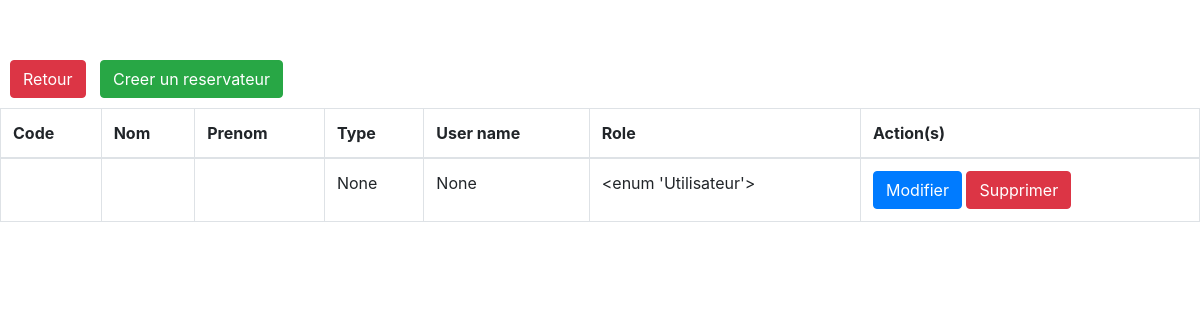
The page /user/ on the database as committed earlier.
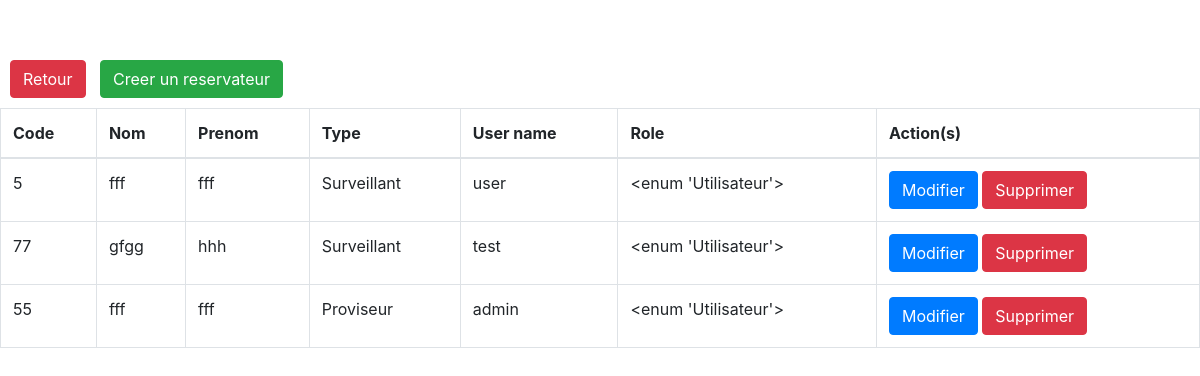
The same page on the database as committed later.
### srcApp/models.py (models this page shows, shortened)
class Personnel(models.Model):
    rolelist = models.TextChoices('Utilisateur', 'Administrateur')
    codePerso = models.fields.CharField(max_length=4)
    nom = models.fields.CharField(max_length=50)
    prenom = models.fields.CharField(max_length=50)
    typePerso = models.ForeignKey(TypePerso, null=True, on_delete=models.SET_NULL)
    dateNaiss = models.fields.IntegerField(
    validators=[MinValueValidator(1900), MaxValueValidator(2004)])
    chefService = models.BooleanField
    role = models.fields.CharField(choices=rolelist.choices, max_length=50)
    account = models.OneToOneField(User, null=True, on_delete=models.CASCADE)

class TypePerso(models.Model):
    codeType = models.fields.CharField(max_length=4)
    fonction = models.fields.CharField(max_length=50)
    def __str__(self):
        return f'{self.fonction}'

### srcApp/views.py (the view)
# urls.py: path('user/', views.user, name='user'),
def user(request):
    datas = Personnel.objects.all()
    return render(request,"userHome.html", {'datas':datas})

### srcApp/templates/userHome.html (shortened to what this page needs)
{% extends 'base.html' %}
{% load crispy_forms_tags %}
        {% block content %}
        <div style="display:inline-block">
        <a class="btn btn btn-danger" href="{% url 'accueil' %}" style="margin:10px">Retour</a>
        <a class="btn btn-success " href="{% url 'create_user' %}">Creer un reservateur</a>
        </div>
         <table class="table table-bordered mx-auto" >
        <thead>
        <tr>
            <th>Code</th>
        <th>Nom</th>
        <th>Prenom</th>
            <th>Type</th>
            <th>User name</th>
            <th>Role</th>
        <th>Action(s)</th>
        </tr>
        </thead>
        <tbody id="myTable">
        {% for user in datas %}
        <tr>
            <td>{{user.codePerso}}</td>
            <td>{{ user.nom }}</td>
            <td>{{ user.prenom }}</td>
            <td>{{ user.typePerso }}</td>
            <td>{{ user.account }}</td>
            <td>{{ user.rolelist }}</td>
        <td>
        <form action="#" method="Post">
        <a class="btn btn-primary" href="{% url 'update_user' user.id %}">Modifier</a>
            <a  class="btn btn-danger" href="{% url 'delete_user' user.id %}">Supprimer</a>
        </form>
        </td>
        </tr>
        {% endfor %}
        </tbody>
        </table>
        {% endblock %}

### srcApp/templates/base.html (shortened to what this page needs)
{% load static %}
<!DOCTYPE html>
<html lang="en">
<head>
            <link rel="stylesheet" href="{% static 'css/styles.css' %}" />
            <link rel="stylesheet" href="https://cdn.jsdelivr.net/npm/bootstrap@4.3.1/dist/css/bootstrap.min.css">
</head>
<body>
 {% block content %}{% endblock %}
</body>
</html>

### srcApp/static/css/styles.css (style rules this page uses)
html, body { width: 100%; height: 100%; }

Rows that differ between the two databases and show on the page:
removed Personnel: typePerso "None", account "None", rolelist "<enum 'Utilisateur'>"
added Personnel: codePerso "5", nom "fff", prenom "fff", typePerso "Surveillant", account "user", rolelist "<enum 'Utilisateur'>"
added Personnel: codePerso "77", nom "gfgg", prenom "hhh", typePerso "Surveillant", account "test", rolelist "<enum 'Utilisateur'>"
added Personnel: codePerso "55", nom "fff", prenom "fff", typePerso "Proviseur", account "admin", rolelist "<enum 'Utilisateur'>"
